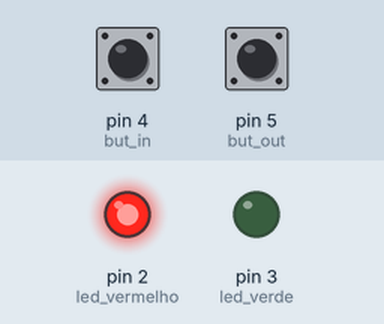
This sketch was run on a simulated Arduino Uno, built with avr-gcc and run on an emulated ATmega328P. Shown: output pins drawn as LEDs (lit = HIGH). The test bench sets the inputs (shaded band); at power-on: pin 4 (but_in) LOW, pin 5 (but_out) LOW. Pins used as bus, display or sensor lines are not drawn; what the sketch prints to the serial monitor is not drawn.

Above: at 1.2 s.
1.3 s: pin 4 (but_in) pulled HIGH for 0.15 s
At 1.8 s:
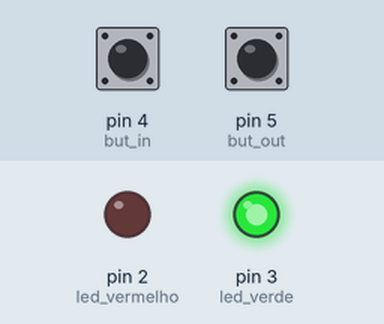
4.4 s: pin 4 (but_in) pulled HIGH for 1 s
At 6.6 s:
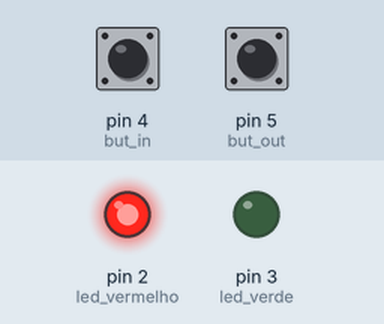
6.9 s: pin 4 (but_in) pulled HIGH for 3.2 s
At 11.4 s:
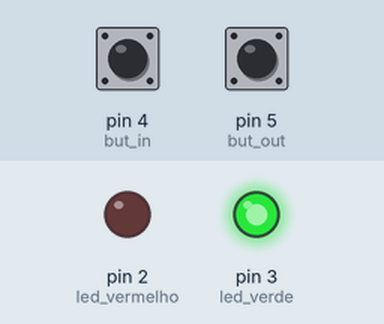
Timing chart, 0 to 12.6 s (numbered marks = the images above; inputs shaded):
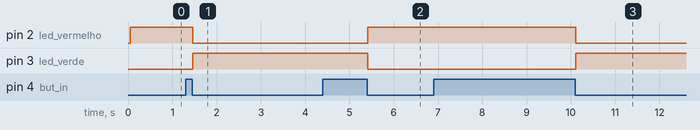

Measured:
- after the input at 1.3 s, pin 2 (led_vermelho): HIGH → LOW after 0.16 s; pin 3 (led_verde): LOW → HIGH after 0.16 s
- after the input at 4.4 s, pin 2 (led_vermelho): LOW → HIGH after 1.0 s; pin 3 (led_verde): HIGH → LOW after 1.0 s
- after the input at 6.9 s, pin 2 (led_vermelho): HIGH → LOW after 3.2 s; pin 3 (led_verde): LOW → HIGH after 3.2 s

The sketch:

codigo.ino
```cpp
#include <SPI.h>
#include <MFRC522.h>

#define RST_PIN         9           // Configurable, see typical pin layout above
#define SS_PIN          10          // Configurable, see typical pin layout above
#define led_verde       3
#define led_vermelho    2
#define servo           6
#define but_in          4 //Botão interno abre ou fecha!
#define but_out         5 //Botão externo vai apenas travar!!
#define NUMERO_MESTRE   42 //Número exclusivo do cartão mestre, cuja única finalidade é cadastrar novos membros
#define TEMP_MEMBRO     22 //Número que os cartões de membros "visitantes" terão - Esses não contarão com uma música personalizada

MFRC522 mfrc522(SS_PIN, RST_PIN);   // Create MFRC522 instance

struct membro{
  char nome[16];
  long nusp; //int em arduinos com ATmega possui apenas 2 bytes, o que é insuficiente
};

char *nome = calloc(16, sizeof(char));
char *nusp_char = calloc(16,sizeof(char));

int estado_porta = 1; //0 para fechado, 1 para aberto.

int indc = -1; //Registra o índice dos cadastros
struct membro cadastro[5];

void ajusta_led() //Ajusta os leds  para o estado atual da porta
{
  if(!estado_porta) //Se estiver fechado
  {
    digitalWrite(led_verde, LOW);
    digitalWrite(led_vermelho, HIGH);
  }
  else
  {
    digitalWrite(led_verde, HIGH);
    digitalWrite(led_vermelho, LOW);
  }

}

void ativar_servo()
{
  //Adicionar reações do buzzer também
  //Ativa o servo e destrava/trava a porta
  if(!estado_porta) //Está trancada
  { //Abre a porta aqui
    estado_porta = 1;
    ajusta_led();
  }
  else
  { //Fecha a porta
    estado_porta = 0;
    ajusta_led();
  }
}

void reseta_rfid()
{
  mfrc522.PICC_HaltA();
  mfrc522.PCD_StopCrypto1();
}

int cadastra_membro_temporario()
{
  Serial.println("Ola sr(a) admin, vamos cadastrar um membro temporario");
  delay(1500);
  int estado_led = HIGH;

  MFRC522::MIFARE_Key key;
  for (byte i = 0; i < 6; i++) key.keyByte[i] = 0xFF;

  while( ! mfrc522.PICC_IsNewCardPresent() || ! mfrc522.PICC_ReadCardSerial())
  { //Enquanto ainda não aproximar o cartão
    digitalWrite(led_verde, estado_led);
    digitalWrite(led_vermelho, estado_led);
    estado_led = !estado_led;
    delay(250);
  }
  //Saiu do while, significa que encontrou o cartão
  digitalWrite(led_verde, HIGH);
  digitalWrite(led_vermelho, HIGH);

  Serial.print(F("Card UID:"));    //Dump UID
  for (byte i = 0; i < mfrc522.uid.size; i++) {
    Serial.print(mfrc522.uid.uidByte[i] < 0x10 ? " 0" : " ");
    Serial.print(mfrc522.uid.uidByte[i], HEX);
  }


  MFRC522::PICC_Type piccType = mfrc522.PICC_GetType(mfrc522.uid.sak);

  byte buffer[34];
  byte block;
  MFRC522::StatusCode status;
  byte len;

  // Sobrenome - nusp visitante
  buffer[0] = '2';
  buffer[1] = '2';

  block = 1;

  status = mfrc522.PCD_Authenticate(MFRC522::PICC_CMD_MF_AUTH_KEY_A, block, &key, &(mfrc522.uid));
  if (status != MFRC522::STATUS_OK) {
    //Serial.print(F("PCD_Authenticate() failed: "));
    //Serial.println(mfrc522.GetStatusCodeName(status));
    reseta_rfid();
    return 0;
  }
  else Serial.println(F("PCD_Authenticate() success: "));

  // Write block
  status = mfrc522.MIFARE_Write(block, buffer, 16);
  if (status != MFRC522::STATUS_OK) {
    //Serial.print(F("MIFARE_Write() failed: "));
    //Serial.println(mfrc522.GetStatusCodeName(status));
    reseta_rfid();
    return 0;
  }
  else Serial.println(F("MIFARE_Write() success: "));

  block = 2;
  status = mfrc522.PCD_Authenticate(MFRC522::PICC_CMD_MF_AUTH_KEY_A, block, &key, &(mfrc522.uid));
  if (status != MFRC522::STATUS_OK) {
    //Serial.print(F("PCD_Authenticate() failed: "));
    //Serial.println(mfrc522.GetStatusCodeName(status));
    reseta_rfid();
    return 0;
  }

  // Write block
  status = mfrc522.MIFARE_Write(block, &buffer[16], 16);
  if (status != MFRC522::STATUS_OK) {
    //Serial.print(F("MIFARE_Write() failed: "));
    reseta_rfid();
    return 0;
  }
  else Serial.println(F("MIFARE_Write() success: "));

  // Primeiro nome
    strcpy(buffer,"aluno"); // read first name from serial
  //for (byte i = len; i < 20; i++) buffer[i] = ' ';     // pad with spaces

  block = 4;
  //Serial.println(F("Authenticating using key A..."));
  status = mfrc522.PCD_Authenticate(MFRC522::PICC_CMD_MF_AUTH_KEY_A, block, &key, &(mfrc522.uid));
  if (status != MFRC522::STATUS_OK)
  {
    //Serial.print(F("PCD_Authenticate() failed: "));
    reseta_rfid();
    return 0;
  }

  // Write block
  status = mfrc522.MIFARE_Write(block, buffer, 16);
  if (status != MFRC522::STATUS_OK) {
    //Serial.print(F("MIFARE_Write() failed: "));
    reseta_rfid();
    return 0;
  }
  else Serial.println(F("MIFARE_Write() success: "));

  block = 5;
  //Serial.println(F("Authenticating using key A..."));
  status = mfrc522.PCD_Authenticate(MFRC522::PICC_CMD_MF_AUTH_KEY_A, block, &key, &(mfrc522.uid));
  if (status != MFRC522::STATUS_OK) {
    //Serial.print(F("PCD_Authenticate() failed: "));
    reseta_rfid();
    return 0;

  }

  // Write block
  status = mfrc522.MIFARE_Write(block, &buffer[16], 16);
  if (status != MFRC522::STATUS_OK) {
    //Serial.print(F("MIFARE_Write() failed: "));
    reseta_rfid();
    return 0;
  }
  else Serial.println(F("MIFARE_Write() success: "));


  Serial.println(" ");
  mfrc522.PICC_HaltA(); // Halt PICC
  mfrc522.PCD_StopCrypto1();  // Stop encryption on PCD
  ajusta_led();
  return 1; //Deu tudo certo!!
}

void detecta_membro(long nusp_lido) //Função prototipo
{
  bool abre = false;
  int i;
  if(nusp_lido == NUMERO_MESTRE)
  {
    while(!cadastra_membro_temporario()) //Enquanto ele não conseguir cadastrar o membro, ficar tentando!
    {;}

    //Bipar o buzzer, indicando que deve aproximar o novo cartão a ser cadastrado
    return;
  }

  for(i = 0; i <= indc; i++)
  { //Percorre todos os cadastros pesquisando por membros ou por cartões visitante
    if(cadastro[i].nusp == nusp_lido || nusp_lido == TEMP_MEMBRO)
    {
      ativar_servo();
      abre = true;
      break; //Saio do for neste instante
    }
  }

  if(abre)
  {
    Serial.println("\nBem vindo: ");
    //Serial.println(cadastro[i].nome); apresentação de nome meramente para testes
  }
  else
  {
    Serial.println("\n\nErro: Voce nao esta atutorizadx a entrar");
  }

}

void cadastra_membro(char nome[16], long nusp)
{ //No futuro, esta função deve carregar os cadastros presentes no cartão SD
  indc++;
  strcpy(cadastro[indc].nome, nome);
  cadastro[indc].nusp = nusp;
}

//*****************************************************************************************//
void setup()
{
  pinMode(led_verde, OUTPUT);
  pinMode(led_vermelho, OUTPUT);

  Serial.begin(9600);                                           // Initialize serial communications with the PC
  SPI.begin();                                                  // Init SPI bus
  mfrc522.PCD_Init();                                              // Init MFRC522 card
  //Depois de setar o servomotor

  ativar_servo();

  cadastra_membro("Alguem", 10228323L);
  cadastra_membro("Fulano", 8283712L);
  cadastra_membro("Marcia", 12345678L);

  Serial.println(F("Aproxime o seu cartão:"));    //shows in serial that it is ready to read
}

//*****************************************************************************************//
void loop()
{

  if(digitalRead(but_in))//Apertaram o botão interno, movimentar o sistema
  {
    while(digitalRead(but_in) == HIGH){;}
    delay(10);
    ativar_servo();
  }


  if(digitalRead(but_out) && estado_porta == 1) //Se o botão externo foi pressionado e a porta estava aberta, fecha a porta
  {
    while(digitalRead(but_out) == HIGH){;}
    delay(10);
    ativar_servo();
  }

  // Prepare key - all keys are set to FFFFFFFFFFFFh at chip delivery from the factory.
  MFRC522::MIFARE_Key key;
  for (byte i = 0; i < 6; i++) key.keyByte[i] = 0xFF;

  byte block;
  byte len;
  MFRC522::StatusCode status;

  if ( ! mfrc522.PICC_IsNewCardPresent()) {
    return;
  }

  // Select one of the cards
  if ( ! mfrc522.PICC_ReadCardSerial()) {
    return;
  }

  Serial.println(F("**Cartão detectado:**"));

  //-------------------------------------------

  //mfrc522.PICC_DumpDetailsToSerial(&(mfrc522.uid)); //dump some details about the card

  //mfrc522.PICC_DumpToSerial(&(mfrc522.uid));      //uncomment this to see all blocks in hex

  //-------------------------------------------

  byte buffer1[18];

  block = 4;
  len = 18;

  //------------------------------------------- GET FIRST NAME
  status = mfrc522.PCD_Authenticate(MFRC522::PICC_CMD_MF_AUTH_KEY_A, 4, &key, &(mfrc522.uid)); //line 834 of MFRC522.cpp file
  if (status != MFRC522::STATUS_OK) {
    //Serial.print(F("Authentication failed: "));
    reseta_rfid();
    return;
  }

  status = mfrc522.MIFARE_Read(block, buffer1, &len);
  if (status != MFRC522::STATUS_OK) {
    //Serial.print(F("Reading failed: "));
    reseta_rfid();
    return;
  }

  for (uint8_t i = 0; i < 16; i++)
  {
    if (buffer1[i] != 32 && buffer1[i] != 0)
    {
      nome[i] = buffer1[i]; //Copia o nome
    }
  }

  Serial.write(nome);
  Serial.print(" ");

  //---------------------------------------- GET LAST NAME

  byte buffer2[18];
  block = 1;

  status = mfrc522.PCD_Authenticate(MFRC522::PICC_CMD_MF_AUTH_KEY_A, 1, &key, &(mfrc522.uid)); //line 834
  if (status != MFRC522::STATUS_OK) {
    //Serial.print(F("Authentication failed: "));
    reseta_rfid();
    return;
  }

  status = mfrc522.MIFARE_Read(block, buffer2, &len);
  if (status != MFRC522::STATUS_OK) {
    //Serial.print(F("Reading failed: "));
    reseta_rfid();
    return;
  }

  //PRINT LAST NAME

  for (uint8_t i = 0; i < 16; i++)
  {
    if(buffer2[i] != 0)
      nusp_char[i] = buffer2[i];
  }

  long nusp_l = atol(nusp_char);
  Serial.print(nusp_l);

  //----------------------------------------

  Serial.println(F("\n**Terminou**\n"));

  delay(1000); //change value if you want to read cards faster

  mfrc522.PICC_HaltA();
  mfrc522.PCD_StopCrypto1();


  //Tenho que esperar o RFID completar seu ciclo, para, se necessário, eu poder utilizá-lo no cadastro
   detecta_membro(nusp_l);
  //Zerando as variaveis globais
  for(int j = 0; j < 16; j++)
  {
    nusp_char[j] = 32; //Colocando nulo em todas as posições dos vetores
    nome[j] = 32;
  }
}
//*****************************************************************************************//
```
